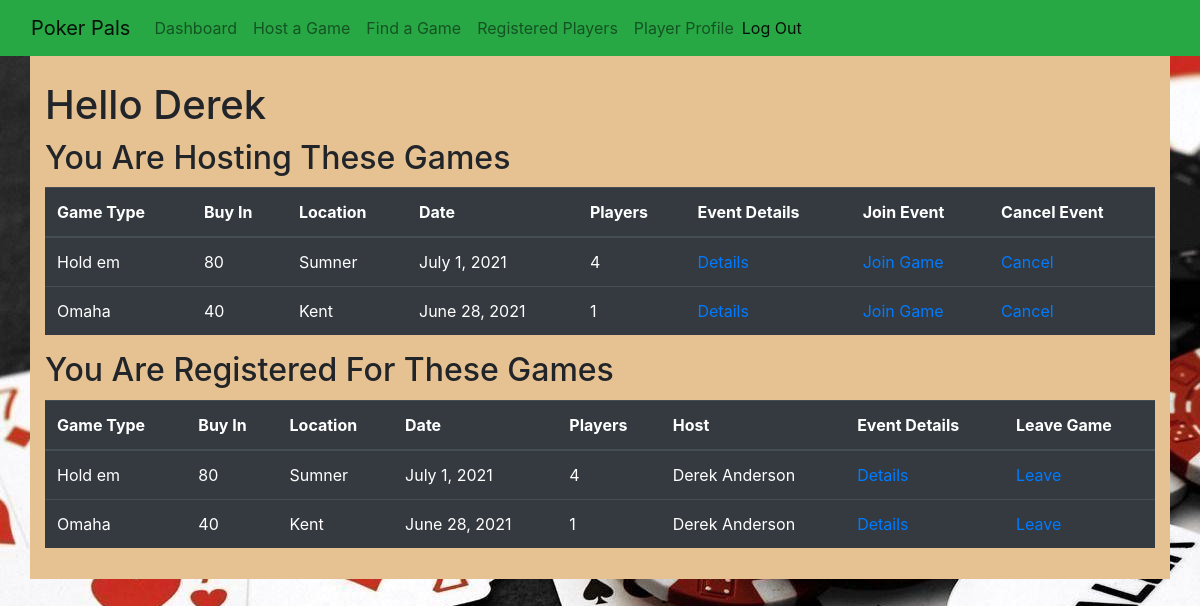
Screenshot of /dashboard (signed in) with the database file from the repository.
### poker_app/models.py (models this page shows, shortened)
class User(models.Model):
    first_name = models.CharField(max_length=45)
    last_name = models.CharField(max_length=45)
    birthdate = models.DateField()
    email = models.EmailField(unique=True)
    password = models.CharField(max_length=255)
    created_at = models.DateTimeField(auto_now_add=True)
    updated_at = models.DateTimeField(auto_now=True)
    objects = LoginManager()
    @property
    def full_name(self):
        return '{} {}'.format(self.first_name, self.last_name)

class Game(models.Model):
    game_type = models.CharField(max_length=255)
    buy_in = models.CharField(max_length=45)
    location = models.CharField(max_length=255)
    date = models.DateField()
    host = models.ForeignKey(User, related_name='host', on_delete=models.CASCADE)
    poker_players = models.ManyToManyField(User, related_name='poker_players')
    description = models.TextField()
    created_at = models.DateTimeField(auto_now_add=True)
    updated_at = models.DateTimeField(auto_now=True)
    objects = EventManager()

### poker_app/views.py (the view)
# urls.py: path('dashboard', views.dashboard),
def dashboard(request):
    if 'user_id' not in request.session:
        messages.error(request, "You must be logged in to view this page!")
        return redirect('/')
    user = User.objects.get(id=request.session['user_id'])
    context = {
        'user': user,
        'games': Game.objects.all()
    }
    return render(request, 'dashboard.html', context)

### poker_app/templates/dashboard.html (shortened to what this page needs)
<!DOCTYPE html>
<html lang="en">
    <head>
        <link
            href="https://stackpath.bootstrapcdn.com/bootstrap/4.5.0/css/bootstrap.min.css"
            rel="stylesheet"
        />
        {% load static %}
        <link rel="stylesheet" href="{% static 'css/style.css' %}" />
    </head>
    <body>
        <nav class="navbar navbar-expand-lg navbar-light bg-success">
            <div class="container-fluid">
                <a class="navbar-brand" href="/dashboard">Poker Pals</a>
                <div class="collapse navbar-collapse" id="navbarSupportedContent">
                    <ul class="navbar-nav me-auto mb-2 mb-lg-0">
                        <li class="nav-item">
                            <a class="nav-link" aria-current="page" href="/dashboard">Dashboard</a>
                        </li>
                        <li class="nav-item">
                            <a class="nav-link" aria-current="page" href="/host">Host a Game</a>
                        </li>
                        <li class="nav-item">
                            <a class="nav-link" href="/events">Find a Game</a>
                        </li>
                        <li class="nav-item">
                            <a class="nav-link" aria-current="page" href="/players">Registered Players</a>
                        </li>
                        <li class="nav-item">
                            <a class="nav-link" aria-current="page" href="/profile">Player Profile</a>
                        </li>
                    </ul>
                    <span class="navbar-text">
                        <a href="/logout">Log Out</a>
                    </span>
                </div>
            </div>
        </nav>
        <div class="container">
            <div class="row">
                <div class="col-sm">
                    <h1>Hello {{ user.first_name }}</h1>
                    <section>
                        <h2>You Are Hosting These Games</h2>
                        <table class="table table-dark">
                            <thead>
                                <tr>
                                    <th>Game Type</th>
                                    <th>Buy In</th>
                                    <th>Location</th>
                                    <th>Date</th>
                                    <th>Players</th>
                                    <th>Event Details</th>
                                    <th>Join Event</th>
                                    <th>Cancel Event</th>
                                </tr>
                            </thead>
                            <tbody>
                                {% for game in games %} {% if game.host == user %}
                                <tr>
                                    <td>{{ game.game_type }}</td>
                                    <td>{{ game.buy_in }}</td>
                                    <td>{{ game.location }}</td>
                                    <td>{{ game.date }}</td>
                                    <td>{{ game.poker_players.count }}</td>
                                    <td><a href="/event/{{ game.id }}">Details</a></td>
                                    <td><a href="/join/{{game.id}}">Join Game</a></td>
                                    <td><a href="/delete/{{game.id}}">Cancel</a></td>
                                </tr>
                                {% endif %}{% endfor %}
                            </tbody>
                        </table>
                    </section>
                    <section>
                        <h2>You Are Registered For These Games</h2>
                        <table class="table table-dark">
                            <thead>
                                <tr>
                                    <th>Game Type</th>
                                    <th>Buy In</th>
                                    <th>Location</th>
                                    <th>Date</th>
                                    <th>Players</th>
                                    <th>Host</th>
                                    <th>Event Details</th>
                                    <th>Leave Game</th>
                                </tr>
                            </thead>
                            <tbody>
                                {% for game in games %} {% if user in game.poker_players.all %}
                                <tr>
                                    <td>{{ game.game_type }}</td>
                                    <td>{{ game.buy_in }}</td>
                                    <td>{{ game.location }}</td>
                                    <td>{{ game.date }}</td>
                                    <td>{{ game.poker_players.count }}</td>
                                    <td>{{ game.host.full_name }}</td>
                                    <td><a href="/event/{{ game.id }}">Details</a></td>
                                    <td><a href="/leave/{{game.id}}">Leave</a></td>
                                </tr>
                                {% endif %}{% endfor %}
                            </tbody>
                        </table>
                    </section>
                </div>
            </div>
        </div>
    </body>
</html>

### poker_app/static/css/style.css (style rules this page uses)
* { margin: 0px; padding: 0px; }
body, div, dl, dt, dd, ul, ol, li, h1, h2, h3, h4, h5, h6, pre, form, fieldset, input, p, blockquote, table, th, td, embed, object { padding: 0; margin: 0; border: 0; }
html { margin: 0; min-height: 100%; }
body { margin: 0; min-height: 100%; background-image: url(/static/images/poker.jpg); }
.container { background-color: rgb(230, 193, 145); padding: 15px; }
h1, h2 { margin: 10px 0px 10px 0px; }
table { margin-top: 10px; }

### rows the page displays
User: first_name "Derek"
Game: game_type "Hold em", buy_in "80", location "Sumner", date "July 1, 2021", poker_players.count "4", host.full_name "Derek Anderson"
Game: game_type "Omaha", buy_in "40", location "Kent", date "June 28, 2021", poker_players.count "1", host.full_name "Derek Anderson"
